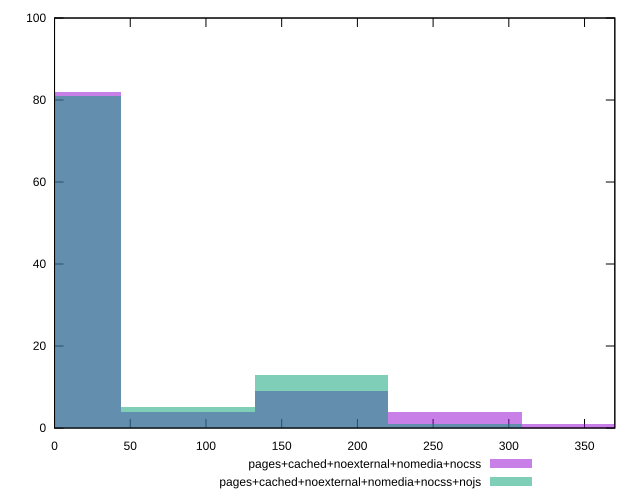

Recreate this plot in gnuplot.
reset

$pagesCachedNoexternalNomediaNocss <<EOF
0 82
176.3948496119642 9
88.1974248059821 4
264.59227441794627 4
352.7896992239284 1
EOF

$pagesCachedNoexternalNomediaNocssNojs <<EOF
0 81
176.3948496119642 13
88.1974248059821 5
264.59227441794627 1
EOF

set key outside below
set boxwidth 88.1974248059821
set xrange [0:370]
set yrange [0:100]
set trange [0:100]
set style fill transparent solid 0.5 noborder
set terminal svg size 640, 500 enhanced background rgb 'white'
set output "reprap/unminified-javascript/comparison/histogram/4_vs_5.svg"

plot $pagesCachedNoexternalNomediaNocss title "pages+cached+noexternal+nomedia+nocss" with boxes, \
     $pagesCachedNoexternalNomediaNocssNojs title "pages+cached+noexternal+nomedia+nocss+nojs" with boxes

reset
